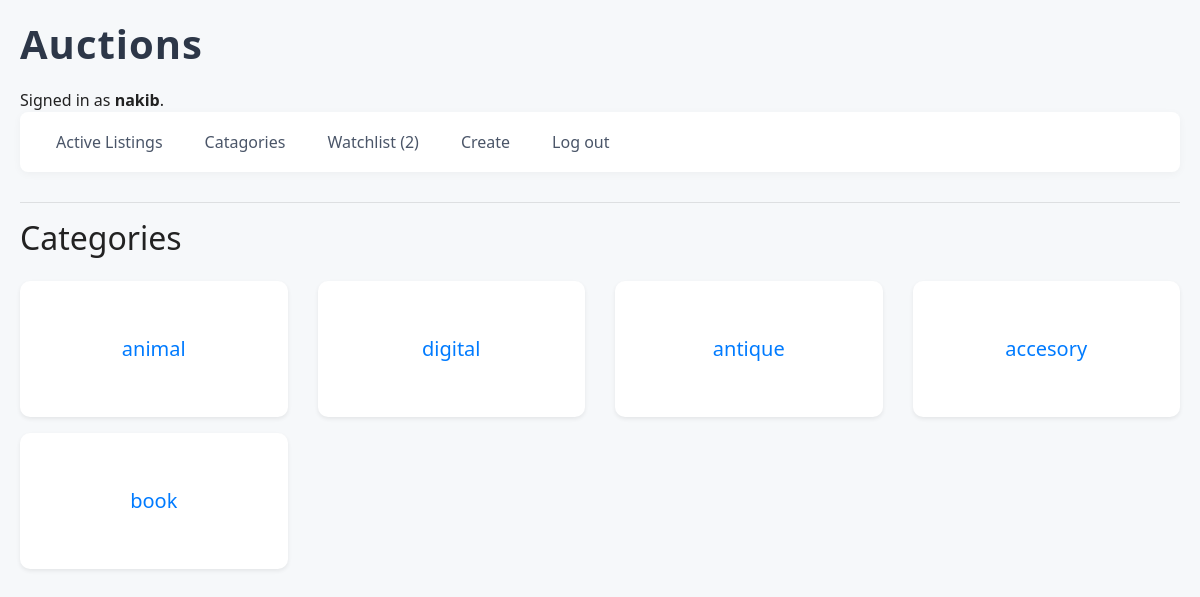
Page /category/ (signed in) on the committed database.
### auctions/models.py (models this page shows, shortened)
class User(AbstractUser):
    watchlist = models.ManyToManyField(Item, blank=True, related_name="watched_by")

class Category(models.Model):
    name = models.CharField(max_length=64)

### auctions/views.py (the view)
# urls.py: path("category/", views.categories, name="categories"),
def categories(request):
    return render(request, "auctions/categories.html", {
        "categories":Category.objects.all()
    })

### auctions/templates/auctions/categories.html (shortened to what this page needs)
{% extends "auctions/layout.html" %}
{% block body %}
<h2 class="mb-4">Categories</h2>
<div class="row">
    {% for category in categories %}
    <div class="col-md-4 col-lg-3 mb-3">
        <a href="{% url 'category' category.name %}" class="text-decoration-none">
            <div class="card text-center h-100 shadow-sm border-0 category-card">
                <div class="card-body d-flex align-items-center justify-content-center">
                    <span class="h5 mb-0 text-primary">{{ category.name }}</span>
                </div>
            </div>
        </a>
    </div>
    {% empty %}
    <div class="col-12">
        <div class="alert alert-info">No categories found.</div>
    </div>
    {% endfor %}
</div>
{% endblock %}

### auctions/templates/auctions/layout.html (shortened to what this page needs)
{% load static %}
<!DOCTYPE html>
<html lang="en">
    <head>
        <link rel="stylesheet" href="https://stackpath.bootstrapcdn.com/bootstrap/4.4.1/css/bootstrap.min.css">
        <link href="{% static 'auctions/styles.css' %}" rel="stylesheet">
    </head>
    <body>
        <h1>Auctions</h1>
        <div>
            {% if user.is_authenticated %}
                Signed in as <strong>{{ user.username }}</strong>.
            {% else %}
                Not signed in.
            {% endif %}
        </div>
        <ul class="nav">
            <li class="nav-item">
                <a class="nav-link" href="{% url 'index' %}">Active Listings</a>
            </li>
            {% if user.is_authenticated %}
                <li class="nav-item">
                        <a class="nav-link" href="{% url 'categories' %}">Catagories</a>
                 </li>
                <li class="nav-item">
                        <a class="nav-link" href="{% url 'watchlist' %}">Watchlist ({{ request.user.watchlist.count }}) </a>
                </li>
                <li class="nav-item">
                    <a class="nav-link" href="{% url 'create' %}">Create</a>
                </li>
                <li class="nav-item">
                    <a class="nav-link" href="{% url 'logout' %}">Log out</a>
                </li>
            {% endif %}
        </ul>
        <hr>
        {% block body %}
        {% endblock %}
    </body>
</html>

### auctions/static/auctions/styles.css (style rules this page uses)
body { background: #f6f8fa; font-family: 'Segoe UI', 'Roboto', Arial, sans-serif; color: #222; padding: 20px; }
h1 { font-weight: 700; color: #2d3748; margin-bottom: 20px; letter-spacing: 1px; }
ul.nav { background: #fff; border-radius: 8px; box-shadow: 0 2px 8px rgba(0,0,0,0.04); padding: 10px 20px; margin-bottom: 30px; display: flex; gap: 10px; align-items: center; }
ul.nav .nav-item { list-style: none; }
ul.nav .nav-link { color: #4a5568; font-weight: 500; padding: 8px 16px; border-radius: 6px; transition: background 0.2s, color 0.2s; text-decoration: none; }
.card { background: #fff; border-radius: 10px; box-shadow: 0 2px 12px rgba(0,0,0,0.07); padding: 24px; margin-bottom: 24px; transition: box-shadow 0.2s; border: none; }
.category-card { transition: box-shadow 0.2s, transform 0.2s; }
.category-card .card-body .h5.text-primary { transition: color 0.2s; }

### rows in the picture
User: username "nakib", user.watchlist.count "2"
Category: name "animal"
Category: name "digital"
Category: name "antique"
Category: name "accesory"
Category: name "book"
